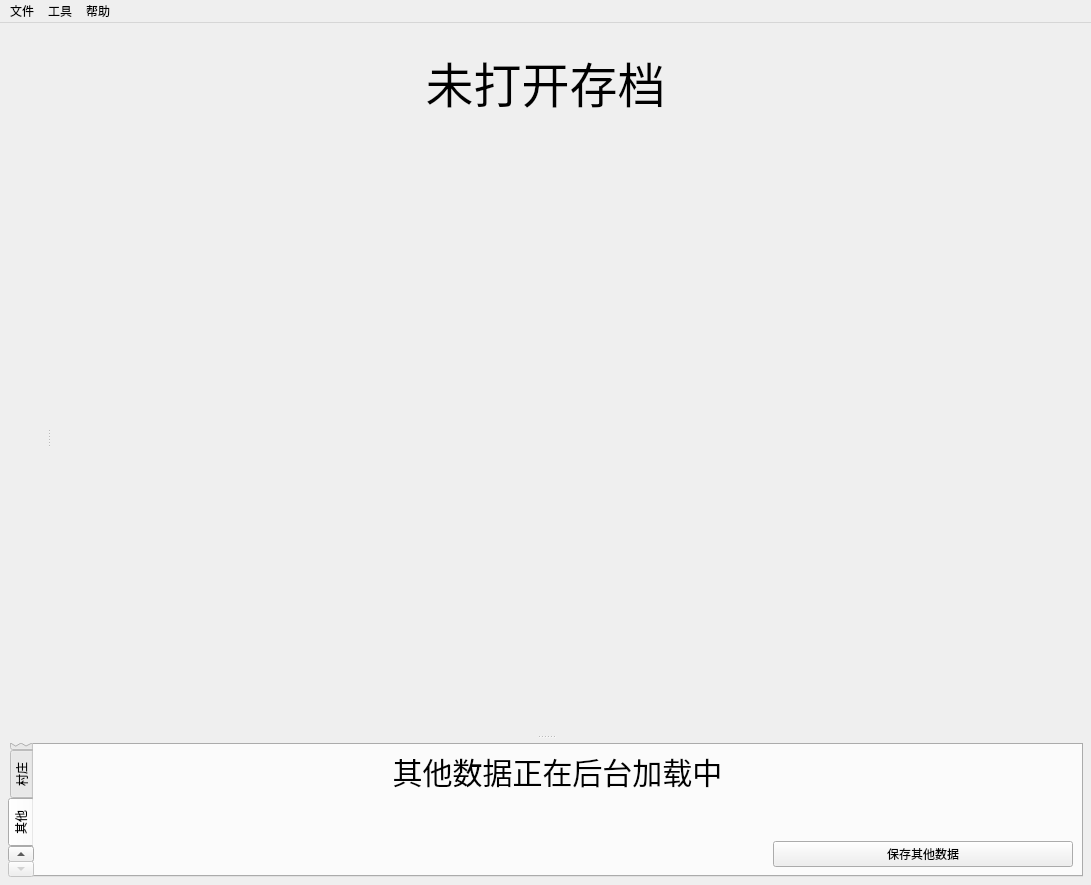
<?xml version="1.0" encoding="UTF-8"?>
<ui version="4.0">
 <class>MainWindow</class>
 <widget class="QMainWindow" name="MainWindow">
  <property name="windowModality">
   <enum>Qt::NonModal</enum>
  </property>
  <property name="geometry">
   <rect>
    <x>0</x>
    <y>0</y>
    <width>1091</width>
    <height>885</height>
   </rect>
  </property>
  <property name="windowTitle">
   <string>MainWindow</string>
  </property>
  <property name="windowIcon">
   <iconset resource="../icon.qrc">
    <normaloff>:/ui/icon.png</normaloff>:/ui/icon.png</iconset>
  </property>
  <property name="autoFillBackground">
   <bool>false</bool>
  </property>
  <property name="styleSheet">
   <string notr="true"/>
  </property>
  <property name="toolButtonStyle">
   <enum>Qt::ToolButtonIconOnly</enum>
  </property>
  <widget class="QWidget" name="central_widget">
   <property name="styleSheet">
    <string notr="true"/>
   </property>
   <layout class="QVBoxLayout" name="verticalLayout_3">
    <property name="spacing">
     <number>2</number>
    </property>
    <property name="leftMargin">
     <number>4</number>
    </property>
    <property name="topMargin">
     <number>4</number>
    </property>
    <property name="rightMargin">
     <number>4</number>
    </property>
    <property name="bottomMargin">
     <number>4</number>
    </property>
    <item>
     <widget class="QPushButton" name="open_level_btn">
      <property name="enabled">
       <bool>true</bool>
      </property>
      <property name="sizePolicy">
       <sizepolicy hsizetype="Minimum" vsizetype="Maximum">
        <horstretch>0</horstretch>
        <verstretch>200</verstretch>
       </sizepolicy>
      </property>
      <property name="autoFillBackground">
       <bool>false</bool>
      </property>
      <property name="styleSheet">
       <string notr="true">background-color: rgba(255, 255, 255, 0);
border: none;
font-size: 30px;
font: 36pt;
margin: 20px;</string>
      </property>
      <property name="text">
       <string>未打开存档</string>
      </property>
     </widget>
    </item>
    <item>
     <widget class="QSplitter" name="main_splitter">
      <property name="orientation">
       <enum>Qt::Vertical</enum>
      </property>
      <widget class="QSplitter" name="map_splitter">
       <property name="orientation">
        <enum>Qt::Horizontal</enum>
       </property>
       <property name="handleWidth">
        <number>2</number>
       </property>
       <widget class="QWidget" name="control_panel_widget" native="true">
        <property name="minimumSize">
         <size>
          <width>0</width>
          <height>0</height>
         </size>
        </property>
        <property name="maximumSize">
         <size>
          <width>44</width>
          <height>16777215</height>
         </size>
        </property>
        <layout class="QVBoxLayout" name="verticalLayout_4">
         <property name="spacing">
          <number>2</number>
         </property>
         <property name="leftMargin">
          <number>4</number>
         </property>
         <property name="topMargin">
          <number>0</number>
         </property>
         <property name="rightMargin">
          <number>4</number>
         </property>
         <property name="bottomMargin">
          <number>4</number>
         </property>
         <item>
          <layout class="QVBoxLayout" name="verticalLayout">
           <property name="spacing">
            <number>0</number>
           </property>
           <property name="topMargin">
            <number>0</number>
           </property>
           <item>
            <widget class="QPushButton" name="grid_btn">
             <property name="sizePolicy">
              <sizepolicy hsizetype="Fixed" vsizetype="Fixed">
               <horstretch>0</horstretch>
               <verstretch>0</verstretch>
              </sizepolicy>
             </property>
             <property name="minimumSize">
              <size>
               <width>40</width>
               <height>40</height>
              </size>
             </property>
             <property name="maximumSize">
              <size>
               <width>40</width>
               <height>40</height>
              </size>
             </property>
             <property name="toolTip">
              <string notr="true">显示网格</string>
             </property>
             <property name="statusTip">
              <string/>
             </property>
             <property name="whatsThis">
              <string/>
             </property>
             <property name="styleSheet">
              <string notr="true">qproperty-icon: url(:/ui/grid.png);
border:none;</string>
             </property>
             <property name="text">
              <string/>
             </property>
             <property name="iconSize">
              <size>
               <width>32</width>
               <height>32</height>
              </size>
             </property>
            </widget>
           </item>
           <item>
            <widget class="QPushButton" name="coord_btn">
             <property name="minimumSize">
              <size>
               <width>40</width>
               <height>40</height>
              </size>
             </property>
             <property name="maximumSize">
              <size>
               <width>40</width>
               <height>40</height>
              </size>
             </property>
             <property name="toolTip">
              <string>显示坐标</string>
             </property>
             <property name="styleSheet">
              <string notr="true">qproperty-icon: url(:/ui/coord.png);
border:none;</string>
             </property>
             <property name="text">
              <string/>
             </property>
             <property name="iconSize">
              <size>
               <width>32</width>
               <height>32</height>
              </size>
             </property>
            </widget>
           </item>
          </layout>
         </item>
         <item>
          <layout class="QVBoxLayout" name="dimen_layout">
           <property name="spacing">
            <number>0</number>
           </property>
           <property name="topMargin">
            <number>6</number>
           </property>
           <item>
            <widget class="QPushButton" name="overwrold_btn">
             <property name="minimumSize">
              <size>
               <width>40</width>
               <height>40</height>
              </size>
             </property>
             <property name="maximumSize">
              <size>
               <width>40</width>
               <height>40</height>
              </size>
             </property>
             <property name="toolTip">
              <string>主世界</string>
             </property>
             <property name="styleSheet">
              <string notr="true">qproperty-icon: url(:/ui/overworld.png);
border:none;</string>
             </property>
             <property name="text">
              <string/>
             </property>
             <property name="iconSize">
              <size>
               <width>32</width>
               <height>32</height>
              </size>
             </property>
            </widget>
           </item>
           <item>
            <widget class="QPushButton" name="nether_btn">
             <property name="sizePolicy">
              <sizepolicy hsizetype="Minimum" vsizetype="Fixed">
               <horstretch>0</horstretch>
               <verstretch>0</verstretch>
              </sizepolicy>
             </property>
             <property name="minimumSize">
              <size>
               <width>40</width>
               <height>40</height>
              </size>
             </property>
             <property name="maximumSize">
              <size>
               <width>40</width>
               <height>40</height>
              </size>
             </property>
             <property name="sizeIncrement">
              <size>
               <width>0</width>
               <height>0</height>
              </size>
             </property>
             <property name="toolTip">
              <string>下界</string>
             </property>
             <property name="styleSheet">
              <string notr="true">qproperty-icon: url(:/ui/nether.png);
border:none;</string>
             </property>
             <property name="text">
              <string/>
             </property>
             <property name="iconSize">
              <size>
               <width>32</width>
               <height>32</height>
              </size>
             </property>
            </widget>
           </item>
           <item>
            <widget class="QPushButton" name="theend_btn">
             <property name="minimumSize">
              <size>
               <width>40</width>
               <height>40</height>
              </size>
             </property>
             <property name="maximumSize">
              <size>
               <width>40</width>
               <height>40</height>
              </size>
             </property>
             <property name="toolTip">
              <string>末地</string>
             </property>
             <property name="styleSheet">
              <string notr="true">qproperty-icon: url(:/ui/theend.png);
border:none;</string>
             </property>
             <property name="text">
              <string/>
             </property>
             <property name="iconSize">
              <size>
               <width>32</width>
               <height>32</height>
              </size>
             </property>
            </widget>
           </item>
          </layout>
         </item>
         <item>
          <layout class="QVBoxLayout" name="layer_layout_2">
           <property name="spacing">
            <number>0</number>
           </property>
           <property name="topMargin">
            <number>6</number>
           </property>
           <item>
            <widget class="QPushButton" name="terrain_layer_btn">
             <property name="minimumSize">
              <size>
               <width>40</width>
               <height>40</height>
              </size>
             </property>
             <property name="maximumSize">
              <size>
               <width>40</width>
               <height>40</height>
              </size>
             </property>
             <property name="toolTip">
              <string>地图</string>
             </property>
             <property name="styleSheet">
              <string notr="true">qproperty-icon: url(:/ui/map.png);
border:none;</string>
             </property>
             <property name="text">
              <string/>
             </property>
             <property name="iconSize">
              <size>
               <width>32</width>
               <height>32</height>
              </size>
             </property>
            </widget>
           </item>
           <item>
            <widget class="QPushButton" name="biome_layer_btn">
             <property name="minimumSize">
              <size>
               <width>40</width>
               <height>40</height>
              </size>
             </property>
             <property name="maximumSize">
              <size>
               <width>40</width>
               <height>40</height>
              </size>
             </property>
             <property name="toolTip">
              <string>群系</string>
             </property>
             <property name="styleSheet">
              <string notr="true">qproperty-icon: url(:/ui/biome.png);
border:none;</string>
             </property>
             <property name="text">
              <string/>
             </property>
             <property name="iconSize">
              <size>
               <width>32</width>
               <height>32</height>
              </size>
             </property>
            </widget>
           </item>
           <item>
            <widget class="QPushButton" name="height_layer_btn">
             <property name="minimumSize">
              <size>
               <width>40</width>
               <height>40</height>
              </size>
             </property>
             <property name="maximumSize">
              <size>
               <width>40</width>
               <height>40</height>
              </size>
             </property>
             <property name="sizeIncrement">
              <size>
               <width>-1</width>
               <height>0</height>
              </size>
             </property>
             <property name="toolTip">
              <string>高度</string>
             </property>
             <property name="styleSheet">
              <string notr="true">qproperty-icon: url(:/ui/height.png);
border:none;</string>
             </property>
             <property name="text">
              <string/>
             </property>
             <property name="iconSize">
              <size>
               <width>32</width>
               <height>32</height>
              </size>
             </property>
            </widget>
           </item>
          </layout>
         </item>
         <item>
          <layout class="QVBoxLayout" name="obj">
           <property name="spacing">
            <number>0</number>
           </property>
           <property name="topMargin">
            <number>6</number>
           </property>
           <item>
            <widget class="QPushButton" name="slime_layer_btn">
             <property name="minimumSize">
              <size>
               <width>40</width>
               <height>40</height>
              </size>
             </property>
             <property name="maximumSize">
              <size>
               <width>40</width>
               <height>40</height>
              </size>
             </property>
             <property name="toolTip">
              <string>史莱姆区块</string>
             </property>
             <property name="styleSheet">
              <string notr="true">qproperty-icon: url(:/ui/slime.png);
border:none;</string>
             </property>
             <property name="text">
              <string/>
             </property>
             <property name="iconSize">
              <size>
               <width>32</width>
               <height>32</height>
              </size>
             </property>
            </widget>
           </item>
           <item>
            <widget class="QPushButton" name="actor_layer_btn">
             <property name="minimumSize">
              <size>
               <width>40</width>
               <height>40</height>
              </size>
             </property>
             <property name="maximumSize">
              <size>
               <width>40</width>
               <height>40</height>
              </size>
             </property>
             <property name="toolTip">
              <string>实体</string>
             </property>
             <property name="styleSheet">
              <string notr="true">qproperty-icon: url(:/ui/actor.png);
border:none;</string>
             </property>
             <property name="text">
              <string/>
             </property>
             <property name="iconSize">
              <size>
               <width>32</width>
               <height>32</height>
              </size>
             </property>
            </widget>
           </item>
           <item>
            <widget class="QPushButton" name="village_layer_btn">
             <property name="minimumSize">
              <size>
               <width>40</width>
               <height>40</height>
              </size>
             </property>
             <property name="maximumSize">
              <size>
               <width>40</width>
               <height>40</height>
              </size>
             </property>
             <property name="toolTip">
              <string>村庄</string>
             </property>
             <property name="styleSheet">
              <string notr="true">qproperty-icon: url(:/ui/village.png);
border:none;</string>
             </property>
             <property name="text">
              <string/>
             </property>
             <property name="iconSize">
              <size>
               <width>32</width>
               <height>32</height>
              </size>
             </property>
            </widget>
           </item>
           <item>
            <widget class="QPushButton" name="hsa_layer_btn">
             <property name="minimumSize">
              <size>
               <width>40</width>
               <height>40</height>
              </size>
             </property>
             <property name="maximumSize">
              <size>
               <width>40</width>
               <height>40</height>
              </size>
             </property>
             <property name="toolTip">
              <string>HSA</string>
             </property>
             <property name="styleSheet">
              <string notr="true">qproperty-icon: url(:/ui/hsa.png);
border:none;</string>
             </property>
             <property name="text">
              <string/>
             </property>
             <property name="iconSize">
              <size>
               <width>32</width>
               <height>32</height>
              </size>
             </property>
            </widget>
           </item>
          </layout>
         </item>
         <item>
          <layout class="QVBoxLayout" name="setting_layout">
           <property name="spacing">
            <number>0</number>
           </property>
           <property name="topMargin">
            <number>6</number>
           </property>
           <item>
            <widget class="QPushButton" name="edit_filter_btn">
             <property name="minimumSize">
              <size>
               <width>40</width>
               <height>40</height>
              </size>
             </property>
             <property name="maximumSize">
              <size>
               <width>40</width>
               <height>40</height>
              </size>
             </property>
             <property name="toolTip">
              <string>过滤器</string>
             </property>
             <property name="styleSheet">
              <string notr="true">qproperty-icon: url(:/ui/filter.png);
border:none;</string>
             </property>
             <property name="text">
              <string/>
             </property>
             <property name="iconSize">
              <size>
               <width>32</width>
               <height>32</height>
              </size>
             </property>
            </widget>
           </item>
           <item>
            <widget class="QPushButton" name="global_data_btn">
             <property name="minimumSize">
              <size>
               <width>40</width>
               <height>40</height>
              </size>
             </property>
             <property name="maximumSize">
              <size>
               <width>40</width>
               <height>40</height>
              </size>
             </property>
             <property name="styleSheet">
              <string notr="true">qproperty-icon: url(:/ui/global_nbt.png);
border:none;</string>
             </property>
             <property name="text">
              <string/>
             </property>
             <property name="iconSize">
              <size>
               <width>32</width>
               <height>32</height>
              </size>
             </property>
            </widget>
           </item>
          </layout>
         </item>
         <item>
          <spacer name="verticalSpacer">
           <property name="orientation">
            <enum>Qt::Vertical</enum>
           </property>
           <property name="sizeHint" stdset="0">
            <size>
             <width>20</width>
             <height>40</height>
            </size>
           </property>
          </spacer>
         </item>
        </layout>
       </widget>
       <widget class="QWidget" name="map_widget" native="true">
        <layout class="QVBoxLayout" name="verticalLayout_6" stretch="0">
         <property name="spacing">
          <number>0</number>
         </property>
         <property name="leftMargin">
          <number>4</number>
         </property>
         <property name="topMargin">
          <number>0</number>
         </property>
         <property name="rightMargin">
          <number>4</number>
         </property>
         <property name="bottomMargin">
          <number>4</number>
         </property>
         <item>
          <layout class="QVBoxLayout" name="map_visual_layout"/>
         </item>
        </layout>
       </widget>
      </widget>
      <widget class="QWidget" name="global_nbt_pannel" native="true">
       <layout class="QVBoxLayout" name="global_nbt_layout">
        <property name="spacing">
         <number>4</number>
        </property>
        <property name="leftMargin">
         <number>4</number>
        </property>
        <property name="topMargin">
         <number>4</number>
        </property>
        <property name="rightMargin">
         <number>4</number>
        </property>
        <property name="bottomMargin">
         <number>4</number>
        </property>
        <item>
         <widget class="QTabWidget" name="global_nbt_layout_2">
          <property name="tabPosition">
           <enum>QTabWidget::West</enum>
          </property>
          <property name="currentIndex">
           <number>3</number>
          </property>
          <widget class="QWidget" name="level_dat_tab">
           <attribute name="title">
            <string>基本</string>
           </attribute>
           <layout class="QVBoxLayout" name="verticalLayout_5">
            <property name="spacing">
             <number>4</number>
            </property>
            <property name="leftMargin">
             <number>4</number>
            </property>
            <property name="topMargin">
             <number>4</number>
            </property>
            <property name="rightMargin">
             <number>4</number>
            </property>
            <property name="bottomMargin">
             <number>4</number>
            </property>
            <item>
             <widget class="QWidget" name="level_dat_empty_widget" native="true"/>
            </item>
            <item>
             <layout class="QHBoxLayout" name="horizontalLayout">
              <property name="spacing">
               <number>4</number>
              </property>
              <property name="leftMargin">
               <number>4</number>
              </property>
              <property name="topMargin">
               <number>4</number>
              </property>
              <property name="rightMargin">
               <number>4</number>
              </property>
              <property name="bottomMargin">
               <number>4</number>
              </property>
              <item>
               <spacer name="horizontalSpacer_3">
                <property name="orientation">
                 <enum>Qt::Horizontal</enum>
                </property>
                <property name="sizeHint" stdset="0">
                 <size>
                  <width>40</width>
                  <height>20</height>
                 </size>
                </property>
               </spacer>
              </item>
              <item>
               <widget class="QPushButton" name="save_leveldat_btn">
                <property name="minimumSize">
                 <size>
                  <width>300</width>
                  <height>0</height>
                 </size>
                </property>
                <property name="text">
                 <string>保存level.dat文件</string>
                </property>
               </widget>
              </item>
             </layout>
            </item>
           </layout>
          </widget>
          <widget class="QWidget" name="player_tab">
           <attribute name="title">
            <string>玩家</string>
           </attribute>
           <layout class="QVBoxLayout" name="verticalLayout_7">
            <property name="spacing">
             <number>4</number>
            </property>
            <property name="leftMargin">
             <number>4</number>
            </property>
            <property name="topMargin">
             <number>4</number>
            </property>
            <property name="rightMargin">
             <number>4</number>
            </property>
            <property name="bottomMargin">
             <number>4</number>
            </property>
            <item>
             <widget class="QLabel" name="player_nbt_loading_label">
              <property name="styleSheet">
               <string notr="true">font-size: 30px;</string>
              </property>
              <property name="text">
               <string>玩家数据正在后台加载中</string>
              </property>
              <property name="alignment">
               <set>Qt::AlignCenter</set>
              </property>
             </widget>
            </item>
            <item>
             <widget class="QWidget" name="player_empty_widget" native="true"/>
            </item>
            <item>
             <layout class="QHBoxLayout" name="horizontalLayout_5">
              <property name="spacing">
               <number>4</number>
              </property>
              <property name="leftMargin">
               <number>4</number>
              </property>
              <property name="topMargin">
               <number>4</number>
              </property>
              <property name="rightMargin">
               <number>4</number>
              </property>
              <property name="bottomMargin">
               <number>4</number>
              </property>
              <item>
               <spacer name="horizontalSpacer_4">
                <property name="orientation">
                 <enum>Qt::Horizontal</enum>
                </property>
                <property name="sizeHint" stdset="0">
                 <size>
                  <width>40</width>
                  <height>20</height>
                 </size>
                </property>
               </spacer>
              </item>
              <item>
               <widget class="QPushButton" name="save_players_btn">
                <property name="minimumSize">
                 <size>
                  <width>300</width>
                  <height>0</height>
                 </size>
                </property>
                <property name="text">
                 <string>保存玩家数据</string>
                </property>
               </widget>
              </item>
             </layout>
            </item>
           </layout>
          </widget>
          <widget class="QWidget" name="village_tab">
           <attribute name="title">
            <string>村庄</string>
           </attribute>
           <layout class="QVBoxLayout" name="verticalLayout_8">
            <property name="spacing">
             <number>4</number>
            </property>
            <property name="leftMargin">
             <number>4</number>
            </property>
            <property name="topMargin">
             <number>4</number>
            </property>
            <property name="rightMargin">
             <number>4</number>
            </property>
            <property name="bottomMargin">
             <number>4</number>
            </property>
            <item>
             <widget class="QLabel" name="village_nbt_loading_label">
              <property name="styleSheet">
               <string notr="true">font-size: 30px;</string>
              </property>
              <property name="text">
               <string>村庄数据正在后台加载中</string>
              </property>
              <property name="alignment">
               <set>Qt::AlignCenter</set>
              </property>
             </widget>
            </item>
            <item>
             <widget class="QWidget" name="village_empty_widget" native="true"/>
            </item>
            <item>
             <layout class="QHBoxLayout" name="horizontalLayout_7">
              <property name="spacing">
               <number>4</number>
              </property>
              <property name="leftMargin">
               <number>4</number>
              </property>
              <property name="topMargin">
               <number>4</number>
              </property>
              <property name="rightMargin">
               <number>4</number>
              </property>
              <property name="bottomMargin">
               <number>4</number>
              </property>
              <item>
               <spacer name="horizontalSpacer_5">
                <property name="orientation">
                 <enum>Qt::Horizontal</enum>
                </property>
                <property name="sizeHint" stdset="0">
                 <size>
                  <width>40</width>
                  <height>20</height>
                 </size>
                </property>
               </spacer>
              </item>
              <item>
               <widget class="QPushButton" name="save_village_btn">
                <property name="minimumSize">
                 <size>
                  <width>300</width>
                  <height>0</height>
                 </size>
                </property>
                <property name="text">
                 <string>保存村庄数据</string>
                </property>
               </widget>
              </item>
             </layout>
            </item>
           </layout>
          </widget>
          <widget class="QWidget" name="other_tab">
           <attribute name="title">
            <string>其他</string>
           </attribute>
           <layout class="QVBoxLayout" name="verticalLayout_2">
            <property name="spacing">
             <number>4</number>
            </property>
            <property name="leftMargin">
             <number>4</number>
            </property>
            <property name="topMargin">
             <number>4</number>
            </property>
            <property name="rightMargin">
             <number>4</number>
            </property>
            <property name="bottomMargin">
             <number>4</number>
            </property>
            <item>
             <widget class="QLabel" name="other_nbt_loading_label">
              <property name="styleSheet">
               <string notr="true">font-size: 30px;</string>
              </property>
              <property name="text">
               <string>其他数据正在后台加载中</string>
              </property>
              <property name="alignment">
               <set>Qt::AlignCenter</set>
              </property>
             </widget>
            </item>
            <item>
             <widget class="QWidget" name="other_empty_widget" native="true"/>
            </item>
            <item>
             <layout class="QHBoxLayout" name="horizontalLayout_2">
              <property name="spacing">
               <number>4</number>
              </property>
              <property name="leftMargin">
               <number>4</number>
              </property>
              <property name="topMargin">
               <number>4</number>
              </property>
              <property name="rightMargin">
               <number>4</number>
              </property>
              <property name="bottomMargin">
               <number>4</number>
              </property>
              <item>
               <spacer name="horizontalSpacer">
                <property name="orientation">
                 <enum>Qt::Horizontal</enum>
                </property>
                <property name="sizeHint" stdset="0">
                 <size>
                  <width>40</width>
                  <height>20</height>
                 </size>
                </property>
               </spacer>
              </item>
              <item>
               <widget class="QPushButton" name="save_other_btn">
                <property name="minimumSize">
                 <size>
                  <width>300</width>
                  <height>0</height>
                 </size>
                </property>
                <property name="text">
                 <string>保存其他数据</string>
                </property>
               </widget>
              </item>
             </layout>
            </item>
           </layout>
          </widget>
         </widget>
        </item>
       </layout>
      </widget>
     </widget>
    </item>
   </layout>
  </widget>
  <widget class="QMenuBar" name="menubar">
   <property name="geometry">
    <rect>
     <x>0</x>
     <y>0</y>
     <width>1091</width>
     <height>21</height>
    </rect>
   </property>
   <widget class="QMenu" name="file_menu">
    <property name="title">
     <string>文件</string>
    </property>
    <addaction name="action_open"/>
    <addaction name="action_close"/>
    <addaction name="action_exit"/>
   </widget>
   <widget class="QMenu" name="menu_2">
    <property name="title">
     <string>工具</string>
    </property>
    <addaction name="action_modify"/>
    <addaction name="action_debug"/>
    <addaction name="action_transparent_void"/>
    <addaction name="separator"/>
    <addaction name="action_map_item"/>
    <addaction name="action_NBT"/>
    <addaction name="separator"/>
    <addaction name="action_settings"/>
   </widget>
   <widget class="QMenu" name="menu_3">
    <property name="title">
     <string>帮助</string>
    </property>
    <addaction name="actionhelp"/>
    <addaction name="actionsettings"/>
    <addaction name="separator"/>
    <addaction name="action_about"/>
   </widget>
   <addaction name="file_menu"/>
   <addaction name="menu_2"/>
   <addaction name="menu_3"/>
  </widget>
  <action name="action_open">
   <property name="text">
    <string>打开</string>
   </property>
   <property name="shortcut">
    <string>Ctrl+O</string>
   </property>
  </action>
  <action name="action_close">
   <property name="text">
    <string>关闭</string>
   </property>
  </action>
  <action name="action_exit">
   <property name="text">
    <string>退出</string>
   </property>
   <property name="shortcut">
    <string>Ctrl+Q</string>
   </property>
  </action>
  <action name="actionhelp">
   <property name="text">
    <string>帮助</string>
   </property>
  </action>
  <action name="actionsettings">
   <property name="text">
    <string>开源</string>
   </property>
  </action>
  <action name="action_about">
   <property name="text">
    <string>关于</string>
   </property>
  </action>
  <action name="action_settings">
   <property name="text">
    <string>打开配置文件</string>
   </property>
  </action>
  <action name="action_NBT">
   <property name="text">
    <string>NBT编辑器</string>
   </property>
  </action>
  <action name="action_modify">
   <property name="text">
    <string>修改存档</string>
   </property>
  </action>
  <action name="action_debug">
   <property name="text">
    <string>调试窗口</string>
   </property>
  </action>
  <action name="action_map_item">
   <property name="text">
    <string>地图编辑器</string>
   </property>
  </action>
  <action name="action_transparent_void">
   <property name="text">
    <string>透明虚空</string>
   </property>
  </action>
 </widget>
 <resources>
  <include location="../icon.qrc"/>
 </resources>
 <connections/>
</ui>
